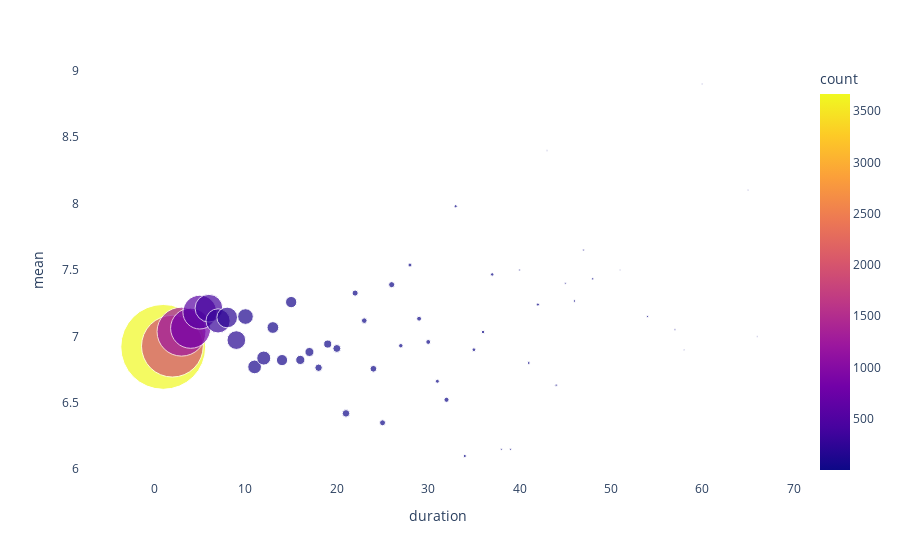

Notebook cell for this chart:
### Code cell
#make new column 'duration' by subtracting endYear from releaseYear
id3['duration'] = id3['endYear'] - id3['releaseYear']
id3
#decending order of duration
id3.sort_values(by='duration', ascending=False)
#find average rating of per duration and include how many data in each duration
id3_durat = id3.groupby('duration')['rating'].agg(['mean', 'count'])
#reset index of id3_durat
id3_durat = id3_durat.reset_index()
#make bubble chart of id3_durat
fig = px.scatter(id3_durat, x='duration', y='mean', size='count', color='count', hover_name='duration', size_max=60)
#remove background
fig.update_layout(plot_bgcolor='rgba(0,0,0,0)')
fig.show()

### Figure 1 — Plotly figure (JSON) as saved in the notebook; plotly's stock layout.template omitted (floating-point values rounded to 4 significant figures)
{"data": [{"hovertemplate": "<b>%{hovertext}</b><br><br>duration=%{x}<br>mean=%{y}<br>count=%{marker.color}<extra></extra>", "hovertext": [1, 2, 3, 4, 5, 6, 7, 8, 9, 10, 11, 12, 13, 14, 15, 16, 17, 18, 19, 20, 21, 22, 23, 24, 25, 26, 27, 28, 29, 30, 31, 32, 33, 34, 35, 36, 37, 38, 39, 40, 41, 42, 43, 44, 45, 46, 47, 48, 51, 54, 57, 58, 60, 65, 66], "legendgroup": "", "marker": {"color": [3667, 1942, 1220, 821, 581, 392, 299, 218, 178, 125, 96, 100, 70, 64, 65, 43, 41, 28, 33, 32, 29, 19, 16, 23, 18, 19, 10, 8, 12, 12, 8, 13, 5, 5, 7, 6, 6, 2, 2, 2, 4, 5, 1, 3, 2, 3, 2, 3, 1, 2, 2, 1, 1, 1, 1], "coloraxis": "coloraxis", "size": [3667, 1942, 1220, 821, 581, 392, 299, 218, 178, 125, 96, 100, 70, 64, 65, 43, 41, 28, 33, 32, 29, 19, 16, 23, 18, 19, 10, 8, 12, 12, 8, 13, 5, 5, 7, 6, 6, 2, 2, 2, 4, 5, 1, 3, 2, 3, 2, 3, 1, 2, 2, 1, 1, 1, 1], "sizemode": "area", "sizeref": 1.019, "symbol": "circle"}, "mode": "markers", "name": "", "orientation": "v", "showlegend": false, "type": "scatter", "x": [1, 2, 3, 4, 5, 6, 7, 8, 9, 10, 11, 12, 13, 14, 15, 16, 17, 18, 19, 20, 21, 22, 23, 24, 25, 26, 27, 28, 29, 30, 31, 32, 33, 34, 35, 36, 37, 38, 39, 40, 41, 42, 43, 44, 45, 46, 47, 48, 51, 54, 57, 58, 60, 65, 66], "xaxis": "x", "y": [6.921, 6.927, 7.036, 7.062, 7.183, 7.213, 7.117, 7.143, 6.972, 7.15, 6.771, 6.837, 7.067, 6.822, 7.258, 6.823, 6.883, 6.764, 6.942, 6.909, 6.421, 7.326, 7.119, 6.757, 6.35, 7.389, 6.93, 7.537, 7.133, 6.958, 6.662, 6.523, 7.98, 6.1, 6.9, 7.033, 7.467, 6.15, 6.15, 7.5, 6.8, 7.24, 8.4, 6.633, 7.4, 7.267, 7.65, 7.433, 7.5, 7.15, 7.05, 6.9, 8.9, 8.1, 7], "yaxis": "y"}], "layout": {"coloraxis": {"colorbar": {"title": {"text": "count"}}, "colorscale": [[0, "#0d0887"], [0.1111, "#46039f"], [0.2222, "#7201a8"], [0.3333, "#9c179e"], [0.4444, "#bd3786"], [0.5556, "#d8576b"], [0.6667, "#ed7953"], [0.7778, "#fb9f3a"], [0.8889, "#fdca26"], [1, "#f0f921"]]}, "legend": {"itemsizing": "constant", "tracegroupgap": 0}, "margin": {"t": 60}, "plot_bgcolor": "rgba(0,0,0,0)", "xaxis": {"anchor": "y", "domain": [0, 1], "title": {"text": "duration"}}, "yaxis": {"anchor": "x", "domain": [0, 1], "title": {"text": "mean"}}}}
